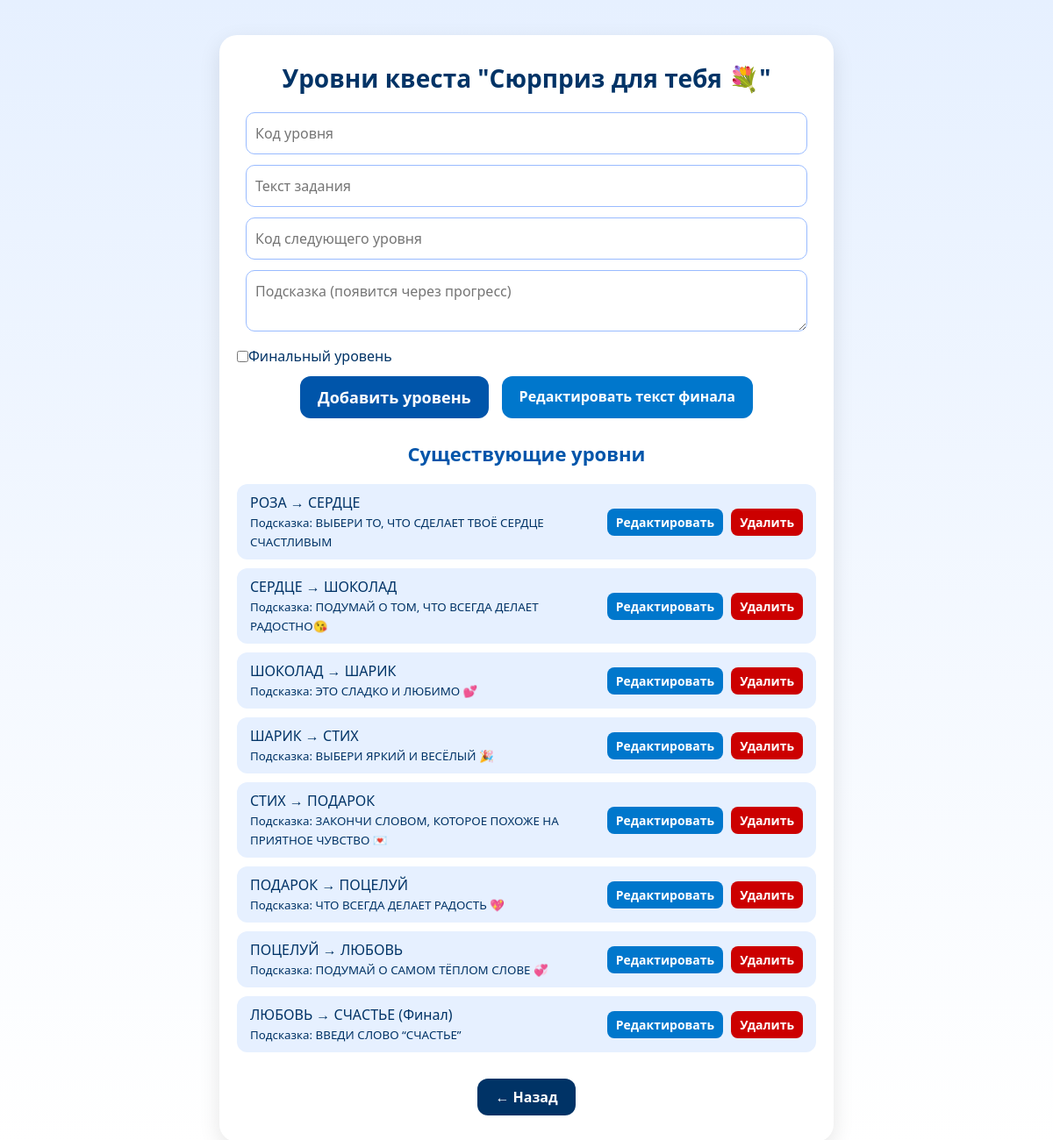
/admin/quest/2/levels (signed in), run on the app's committed database.
### app.py (models this page shows)
class Quest(db.Model):
    id = db.Column(db.Integer, primary_key=True)
    name = db.Column(db.String(150))
    admin_id = db.Column(db.Integer, db.ForeignKey('user.id'))
    admin = db.relationship('User', backref='quests')

class Level(db.Model):
    id = db.Column(db.Integer, primary_key=True)
    quest_id = db.Column(db.Integer, db.ForeignKey('quest.id'))
    quest = db.relationship('Quest', backref='levels')
    code = db.Column(db.String(50))
    text = db.Column(db.Text)
    next_code = db.Column(db.String(50), nullable=True)
    is_final = db.Column(db.Boolean, default=False)
    hint = db.Column(db.Text, nullable=True)  # <-- новое поле

### app.py (the view, shortened to what this page needs)
@app.route('/admin/quest/<int:quest_id>/levels', methods=['GET', 'POST'])
@admin_required
def admin_levels(quest_id):
    quest = Quest.query.get_or_404(quest_id)
    levels = quest.levels
    return render_template('admin_level_edit.html', quest=quest, levels=levels)

### app.py (called while the page is built)
def admin_required(f):
    @wraps(f)
    def wrapper(*args, **kwargs):
        if 'user_id' not in session or session.get('role') != 'admin':
            flash("Требуется вход администратора")
            return redirect(url_for('admin_login'))
        return f(*args, **kwargs)
    return wrapper

### templates/admin_level_edit.html (shortened to what this page needs)
<!DOCTYPE html>
<html lang="ru">
<head>
</head>
<body>
<div class="container">
    <h1>Уровни квеста "{{ quest.name }}"</h1>
    <form method="post"><input type="text" name="code" placeholder="Код уровня" required>
        <input type="text" name="text" placeholder="Текст задания" required>
        <input type="text" name="next_code" placeholder="Код следующего уровня">
        <textarea name="hint" placeholder="Подсказка (появится через прогресс)" rows="2"></textarea>
        <label><input type="checkbox" name="is_final"> Финальный уровень</label>
        <div class="form-actions">
            <button type="submit">Добавить уровень</button>
            <a href="{{ url_for('admin_finish_text', quest_id=quest.id) }}">Редактировать текст финала</a>
        </div>
    </form>
    <h2>Существующие уровни</h2>
    <ul class="levels">
        {% for level in levels %}
        <li>
            <div class="level-info">
                {{ level.code }} → {{ level.next_code if level.next_code else 'Финальный' }}
                {% if level.is_final %}(Финал){% endif %}
                {% if level.hint %}<br><small>Подсказка: {{ level.hint }}</small>{% endif %}
            </div>
            <div class="level-actions">
                <form method="post" action="{{ url_for('admin_edit_level', level_id=level.id) }}">
                    <button class="edit-btn" type="submit">Редактировать</button>
                </form>
                <form method="post" action="{{ url_for('admin_delete_level', level_id=level.id) }}">
                    <button class="delete-btn" type="submit">Удалить</button>
                </form>
            </div>
        </li>
        {% endfor %}
    </ul>
    <a href="{{ url_for('admin_dashboard') }}" class="back-btn">← Назад</a>
</div>
</body>
</html>

### templates/admin_level_edit.html (style rules this page uses)
* { margin:0; padding:0; box-sizing:border-box; font-family: 'Segoe UI', Tahoma, Geneva, Verdana, sans-serif; }
body { min-height: 100vh; display:flex; justify-content:center; align-items:flex-start; background: linear-gradient(to bottom, #e6f0ff, #ffffff); padding-top: 40px; }
.container { position: relative; background: #ffffff; padding: 30px 20px; border-radius: 20px; width: 95%; max-width: 700px; text-align: center; box-shadow: 0 8px 25px rgba(0,0,0,0.1); }
h1 { font-size: 28px; margin-bottom: 20px; color: #003366; }
h2 { font-size: 22px; margin: 25px 0 15px; color: #0055aa; }
form input[type=text], form textarea { width: calc(100% - 20px); padding: 12px 10px; margin-bottom: 12px; border-radius: 10px; border: 1px solid #99bbff; font-size: 16px; outline: none; transition: all 0.3s ease; }
form label { display: flex; align-items: center; margin-bottom: 12px; color: #003366; font-weight: 500; }
form .form-actions { display: flex; justify-content: center; gap: 15px; flex-wrap: wrap; margin-bottom: 20px; }
form button, .form-actions a { padding: 12px 20px; border-radius: 12px; font-weight: bold; text-decoration: none; transition: all 0.3s ease; cursor: pointer; }
form button { background: #0055aa; color: #fff; border: none; font-size: 18px; }
.form-actions a { background: #0077cc; color: #fff; display: inline-block; font-size: 16px; }
ul.levels { list-style:none; margin-top:20px; padding:0; }
ul.levels li { display:flex; justify-content: space-between; align-items: center; padding:10px 15px; margin-bottom:10px; border-radius:12px; background:#e6f0ff; color:#003366; font-weight:500; transition: all 0.3s ease; flex-wrap: wrap; }
.level-info { flex:1; text-align:left; }
.level-actions form { display:inline-block; margin-left:5px; }
.level-actions button { padding:6px 10px; font-size:14px; border-radius:8px; border:none; cursor:pointer; transition: all 0.3s ease; }
.level-actions .edit-btn { background:#0077cc; color:#fff; }
.level-actions .delete-btn { background:#cc0000; color:#fff; }
.back-btn { display:inline-block; margin-top:20px; padding:10px 20px; border-radius:12px; background:#003366; color:#fff; text-decoration:none; font-weight:bold; transition: all 0.3s ease; }

### data on the page
Quest: name "Сюрприз для тебя 💐"
Level: code "РОЗА", next_code "СЕРДЦЕ", hint "ВЫБЕРИ ТО, ЧТО СДЕЛАЕТ ТВОЁ СЕРДЦЕ СЧАСТЛИВЫМ"
Level: code "СЕРДЦЕ", next_code "ШОКОЛАД", hint "ПОДУМАЙ О ТОМ, ЧТО ВСЕГДА ДЕЛАЕТ РАДОСТНО😘"
Level: code "ШОКОЛАД", next_code "ШАРИК", hint "ЭТО СЛАДКО И ЛЮБИМО 💕"
Level: code "ШАРИК", next_code "СТИХ", hint "ВЫБЕРИ ЯРКИЙ И ВЕСЁЛЫЙ 🎉"
Level: code "СТИХ", next_code "ПОДАРОК", hint "ЗАКОНЧИ СЛОВОМ, КОТОРОЕ ПОХОЖЕ НА ПРИЯТНОЕ ЧУВСТВО 💌"
Level: code "ПОДАРОК", next_code "ПОЦЕЛУЙ", hint "ЧТО ВСЕГДА ДЕЛАЕТ РАДОСТЬ 💖"
Level: code "ПОЦЕЛУЙ", next_code "ЛЮБОВЬ", hint "ПОДУМАЙ О САМОМ ТЁПЛОМ СЛОВЕ 💞"
Level: code "ЛЮБОВЬ", next_code "СЧАСТЬЕ", is_final "(Финал)", hint "ВВЕДИ СЛОВО “СЧАСТЬЕ”"
